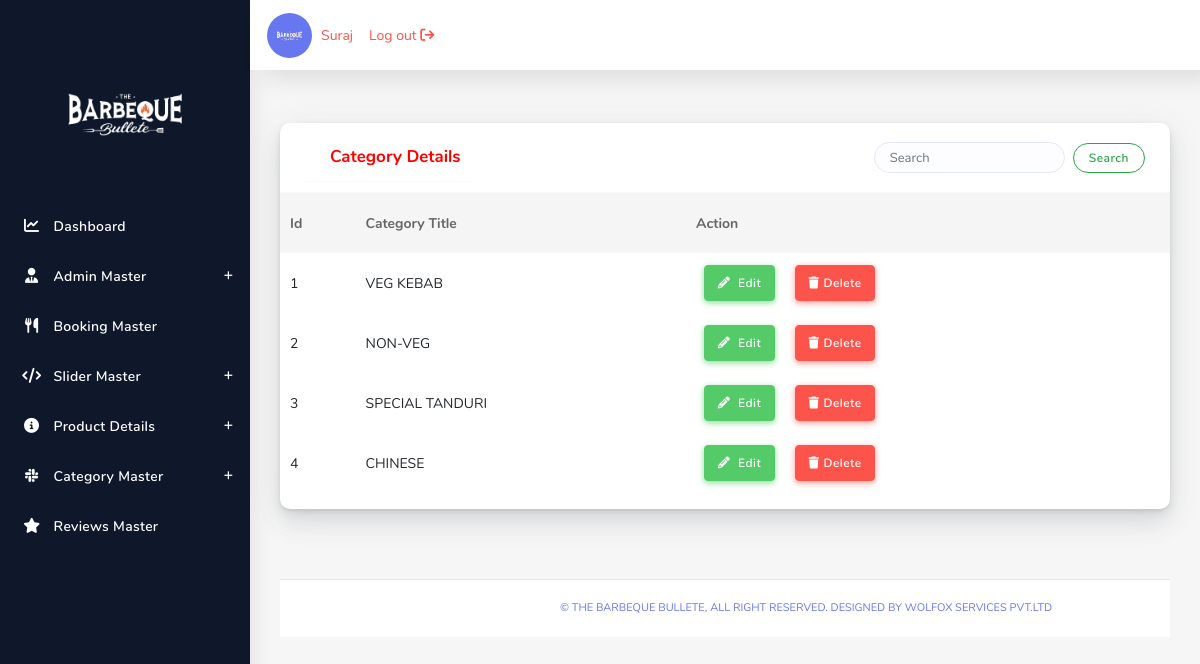
The app's page /Admin/CategoryList.php (signed in) with its own data.
### tables this page shows
CREATE TABLE `category` (
  `id` int(11) NOT NULL,
  `category` varchar(30) NOT NULL
);

### Admin/CategoryListBackend.php (called while the page is built)
<?php
include 'connection.php';
$sql ="SELECT * from `category` ";
$result=mysqli_query($connection,$sql);
?>

### Admin/CategoryList.php (the view, shortened to what this page needs)
<?php include 'header.php'; ?>
        <div class="main-content">
        <section class="section">
          <div class="section-body">
            <div class="row">
              <div class="col-12 col-md-12 col-lg-12">
                <div class="card">
                <div class="card-header">
                <div class="form-inline mr-auto w-100">
                  <ul class="navbar-nav mr-3">
                    <h4 class="card-header">Category Details</h4>
                  </ul>
                    <form class="form-inline my-2 my-lg-0 ml-auto" role="search" action="" method="get">
                      <input class="form-control mr-sm-2" type="search" placeholder="Search" name="search_data" aria-label="Search" autocomplete="off">
                      <button class="btn btn-outline-success my-2 my-sm-0" name="search_data_products" type="submit">Search</button>
                    </form>
                </div>
              </div>
                <table class="table">
                  <thead class="thead-dark">
                    <tr>
                      <th scope="col">Id</th>
                      <th scope="col-md-3">Category Title</th>
                      <th scope="col-md-3">Action</th>
                    </tr>
                  </thead>
                  <tbody>
                  <?php
                    include 'CategoryListBackend.php';
                    while($row=mysqli_fetch_array($result)){
                    echo "<tr>";
                    echo "<td>$row[id]</td>";
                    echo "<td>$row[category]</td>";
                    echo '<td>
                    <a href="CategoryEdit.php?id='.$row['id'].'"><button class="btn btn-success m-2"><i class="fa-solid fa-pencil m-1"></i> Edit</button></a>
                    <a href="CategoryDeleteBackEnd.php?id='.$row['id'].'"><button class="btn btn-danger m-2"><i class="fa-solid fa-trash m-1"></i>Delete</button></a>
                     </th>';
                     echo "</tr>";
                  }
                  ?>
                  </tbody>
                </table>
                </div>
            </div>
        </div>
    </div>
<?php include 'footer.php'; ?>

### Admin/header.php (shortened to what this page needs)
<!DOCTYPE html>
<html lang="en">
<head>
  <link rel="stylesheet" href="assets/css/App.min.css">
  <link rel="stylesheet" href="assets/css/style.css">
  <link rel="stylesheet" href="assets/css/components.css">
  <link rel="stylesheet" href="assets/css/custom.css">
  <link rel="stylesheet" href="https://cdnjs.cloudflare.com/ajax/libs/font-awesome/6.4.2/css/all.min.css" />
</head>
<body>
      <?php
        include 'connection.php';
        $sql="SELECT * FROM `admin`";
        $ResultData=mysqli_query($connection,$sql);
        $row=mysqli_fetch_array($ResultData);
        $id=$row['id'];
        $Admin_Name=$row['Admin_Name'];
        $Admin_Image=$row['Admin_Image'];
      ?>
  <div id="app">
    <div class="main-wrapper main-wrapper-1">
      <div class="navbar-bg"></div>
      <nav class="navbar navbar-expand-lg main-navbar sticky">
        <ul class="nav row">
        <figure class="avatar mr-2"><?php
            echo "<img src='assets/img/admin/$id/$Admin_Image' alt='Admin Image'>";?>
        </figure>
        </ul>
        <a class="text-danger ml-3" href="index.php"><li><?php echo $Admin_Name ?></li></a>
        <a class="text-danger ml-3" href="LogOut.php"><li> Log out  <i class="fa-solid fa-arrow-right-from-bracket"></i></li></a>
      </nav>
      <div class="main-sidebar sidebar-style-2" style="background:#0F172B !important;">
        <aside id="" style="background:#0F172B !important;">
          <div class="sidebar-brand">
            <a href="index.php"><?php echo "<img src='assets/img/admin/$id/$Admin_Image' style='width:90%;' alt='Admin Image'>";?><span></span> </a>
          </div>
          <ul class="sidebar-menu" style="background:#0F172B !important; height:100%">
            <li class="dropdown">
              <a href="index.php" class="nav-link"><i class="fa-solid fa-chart-line"></i><span>Dashboard</span></a>
            </li>
            <li class="dropdown">
              <a href="#" class="menu-toggle nav-link has-dropdown"><i class="fa-solid fa-user-tie"></i><span>Admin Master</span></a>
            </li>
            <li class="dropdown">
              <a href="BookingList.php" class=" nav-link"><i class="fa-solid fa-utensils"></i><span>Booking Master</span></a>
            </li>
            <li class="dropdown">
              <a href="#" class="menu-toggle nav-link has-dropdown"><i class="fa-solid fa-code"></i><span>Slider Master</span></a>
            </li>
            <li class="dropdown">
              <a href="#" class="menu-toggle nav-link has-dropdown"><i class="fa-solid fa-circle-info"></i><span>Product Details</span></a>
            </li>
            <li class="dropdown">
              <a href="#" class="menu-toggle nav-link has-dropdown"><i class="fa-brands fa-slack"></i><span>Category Master</span></a>
            </li>
            <li class="dropdown">
              <a href="ReviewsList.php" class=" nav-link"><i class="fa-solid fa-star"></i><span>Reviews Master</span></a>
            </li>
          </ul>
        </aside>
      </div>

### Admin/header.php (style rules this page uses)
.main-sidebar .sidebar-menu li a span { color:white; }
.main-sidebar .sidebar-menu li a { color:white; }
a img { width: 70%; padding:10px; }
a li { list-style:none; }

### records on screen
category: id "1", category "VEG KEBAB"
category: id "2", category "NON-VEG"
category: id "3", category "SPECIAL TANDURI"
category: id "4", category "CHINESE"

### other values on screen
$Admin_Name "Suraj"
